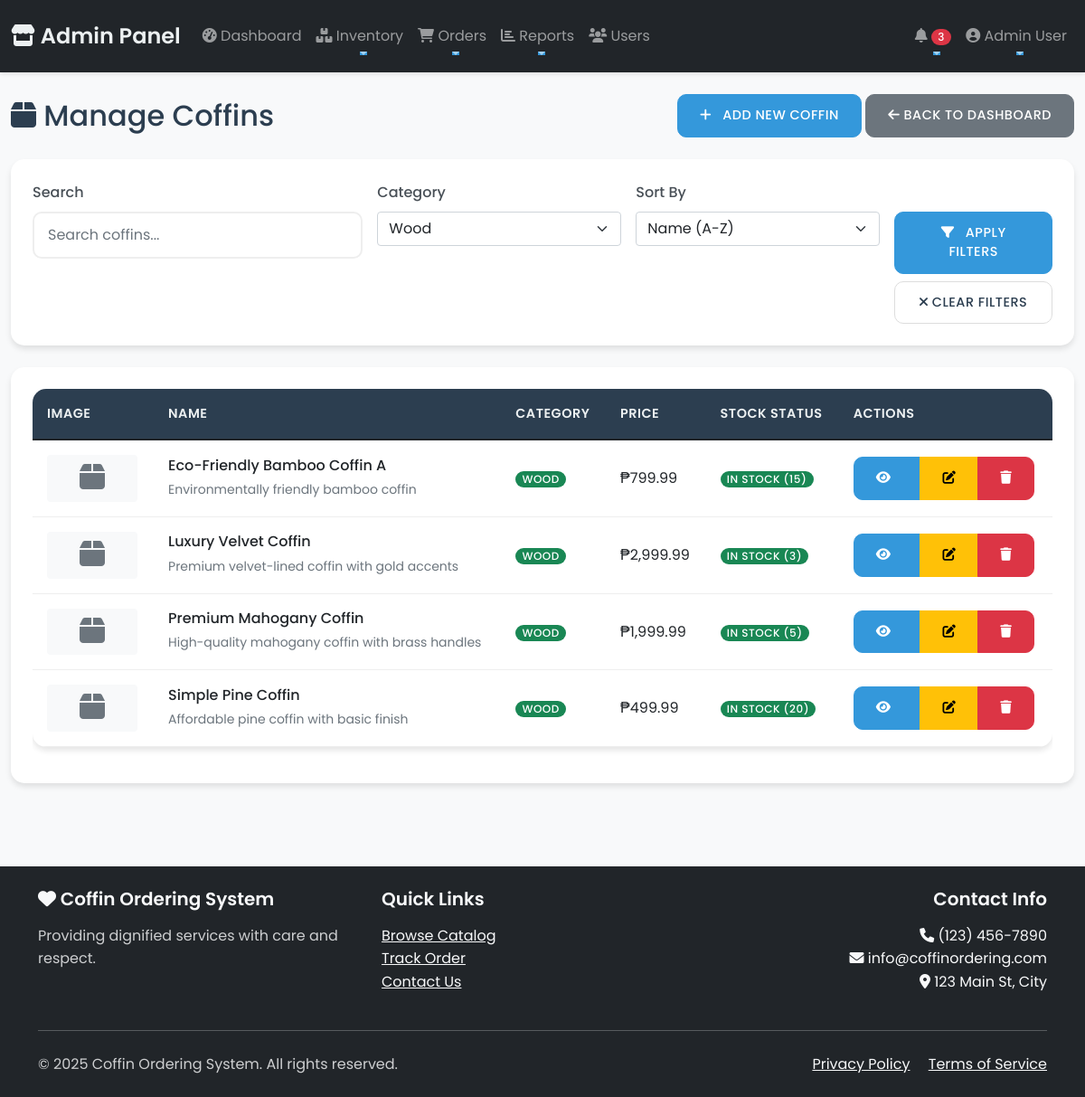
Page /public/admin/manage_coffins.php?category=wood (signed in) on the committed database.
### tables this page shows
CREATE TABLE `coffins` (
  `id` int(11) NOT NULL,
  `name` varchar(100) NOT NULL,
  `description` text DEFAULT NULL,
  `image` varchar(255) DEFAULT NULL,
  `price` decimal(10,2) NOT NULL,
  `image_url` varchar(255) DEFAULT NULL,
  `stock` int(11) NOT NULL DEFAULT 0,
  `created_at` timestamp NOT NULL DEFAULT current_timestamp(),
  `updated_at` timestamp NOT NULL DEFAULT current_timestamp() ON UPDATE current_timestamp(),
  `category` varchar(50) NOT NULL DEFAULT 'wood',
  `stock_quantity` int(11) NOT NULL DEFAULT 0,
  `low_stock_threshold` int(11) NOT NULL DEFAULT 5
);

### public/admin/manage_coffins.php (the view, shortened to what this page needs)
<?php
require_once '../../config/db.php';
$category = isset($_GET['category']) ? htmlspecialchars($_GET['category'], ENT_QUOTES, 'UTF-8') : '';
$search = isset($_GET['search']) ? htmlspecialchars($_GET['search'], ENT_QUOTES, 'UTF-8') : '';
$sort = isset($_GET['sort']) ? htmlspecialchars($_GET['sort'], ENT_QUOTES, 'UTF-8') : 'name_asc';
$sql = "SELECT c.*,
               COALESCE(COUNT(DISTINCT oi.order_id), 0) as order_count,
               COALESCE(SUM(oi.quantity), 0) as total_ordered
        FROM coffins c
        LEFT JOIN order_items oi ON c.id = oi.coffin_id
        WHERE 1=1";
$params = [];
if (!empty($category)) {
    $sql .= " AND c.category = ?";
    $params[] = $category;
}
$sql .= " GROUP BY c.id";
switch ($sort) {
    default:
        $sql .= " ORDER BY c.name ASC";
}
$stmt = $pdo->prepare($sql);
$stmt->execute($params);
$coffins = $stmt->fetchAll();
include 'includes/admin_nav.php';
?>
<div class="container-fluid py-4">
    <div class="row mb-4">
        <div class="col-12">
            <div class="d-flex justify-content-between align-items-center">
                <h2 class="mb-0">
                    <i class="fas fa-box"></i> Manage Coffins
                </h2>
                <div>
                    <a href="add_coffin.php" class="btn btn-primary">
                        <i class="fas fa-plus"></i> Add New Coffin
                    </a>
                    <a href="index.php" class="btn btn-secondary">
                        <i class="fas fa-arrow-left"></i> Back to Dashboard
                    </a>
                </div>
            </div>
        </div>
    </div>
    <div class="card mb-4">
        <div class="card-body">
            <form method="GET" class="row g-3">
                <div class="col-md-4">
                    <label class="form-label">Search</label>
                    <input type="text" name="search" class="form-control"
                           placeholder="Search coffins..." value="<?= $search ?>">
                </div>
                <div class="col-md-3">
                    <label class="form-label">Category</label>
                    <select name="category" class="form-select">
                        <option value="wood" <?= $category === 'wood' ? 'selected' : '' ?>>Wood</option>
                    </select>
                </div>
                <div class="col-md-3">
                    <label class="form-label">Sort By</label>
                    <select name="sort" class="form-select">
                        <option value="name_asc" <?= $sort === 'name_asc' ? 'selected' : '' ?>>Name (A-Z)</option>
                    </select>
                </div>
                <div class="col-md-2">
                    <label class="form-label">&nbsp;</label>
                    <div class="d-grid gap-2">
                        <button type="submit" class="btn btn-primary">
                            <i class="fas fa-filter"></i> Apply Filters
                        </button>
                        <a href="manage_coffins.php" class="btn btn-outline-secondary">
                            <i class="fas fa-times"></i> Clear Filters
                        </a>
                    </div>
                </div>
            </form>
        </div>
    </div>
    <div class="card">
        <div class="card-body">
            <?php if (empty($coffins)): ?>
                <div class="alert alert-info">
                    <i class="fas fa-info-circle"></i> No coffins found matching your criteria.
                </div>
            <?php else: ?>
                <div class="table-responsive">
                    <table class="table table-hover">
                        <thead>
                            <tr>
                                <th>Image</th>
                                <th>Name</th>
                                <th>Category</th>
                                <th>Price</th>
                                <th>Stock Status</th>
                                <th>Actions</th>
                            </tr>
                        </thead>
                        <tbody>
                            <?php foreach ($coffins as $coffin): ?>
                                <tr>
                                    <td>
                                        <?php if (!empty($coffin['image'])): ?>
                                            <img src="../../<?= htmlspecialchars($coffin['image']) ?>"
                                                 class="img-thumbnail"
                                                 alt="<?= htmlspecialchars($coffin['name']) ?>"
                                                 style="max-width: 100px;">
                                        <?php else: ?>
                                            <div class="bg-light p-2 rounded text-center" style="width: 100px;">
                                                <i class="fas fa-box fa-2x text-muted"></i>
                                            </div>
                                        <?php endif; ?>
                                    </td>
                                    <td>
                                        <h6 class="mb-1"><?= htmlspecialchars($coffin['name']) ?></h6>
                                        <small class="text-muted"><?= htmlspecialchars($coffin['description']) ?></small>
                                    </td>
                                    <td>
                                        <span class="badge bg-<?= getCategoryColor($coffin['category']) ?>">
                                            <?= ucfirst($coffin['category']) ?>
                                        </span>
                                    </td>
                                    <td>₱<?= number_format($coffin['price'], 2) ?></td>
                                    <td>
                                        <?php if ($coffin['stock'] > 0): ?>
                                            <span class="badge bg-success">In Stock (<?= $coffin['stock'] ?>)</span>
                                        <?php else: ?>
                                            <span class="badge bg-danger">Out of Stock</span>
                                        <?php endif; ?>
                                    </td>
                                    <td>
                                        <div class="btn-group">
                                            <button type="button"
                                                    class="btn btn-sm btn-primary"
                                                    onclick="viewCoffin(<?= $coffin['id'] ?>)"
                                                    title="View">
                                                <i class="fas fa-eye"></i>
                                            </button>
                                            <button type="button"
                                                    class="btn btn-sm btn-warning"
                                                    onclick="editCoffin(<?= $coffin['id'] ?>)"
                                                    title="Edit">
                                                <i class="fas fa-edit"></i>
                                            </button>
                                            <button type="button"
                                                    class="btn btn-sm btn-danger"
                                                    onclick="deleteCoffin(<?= $coffin['id'] ?>)"
                                                    title="Delete">
                                                <i class="fas fa-trash"></i>
                                            </button>
                                        </div>
                                    </td>
                                </tr>
                            <?php endforeach; ?>
                        </tbody>
                    </table>
                </div>
            <?php endif; ?>
        </div>
    </div>
</div>
<?php
function getCategoryColor($category) {
    return match($category) {
        'wood' => 'success',
        'metal' => 'primary',
        'premium' => 'warning',
        default => 'secondary'
    };
}
include '../../includes/footer.php';
?>

### public/css/style.css (style rules this page uses)
:root { --primary-color: #2c3e50; --secondary-color: #34495e; --accent-color: #3498db; --success-color: #2ecc71; --warning-color: #f1c40f; --danger-color: #e74c3c; --light-bg: #f8f9fa; --dark-text: #2c3e50; --light-text: #ecf0f1; --card-shadow: 0 4px 6px rgba(0,0,0,0.1); --hover-shadow: 0 6px 12px rgba(0,0,0,0.15); }
.card { border: none; border-radius: 15px; box-shadow: var(--card-shadow); transition: all 0.3s ease; overflow: hidden; margin-bottom: 20px; background: white; }
.card-body { padding: 1.5rem; }
.form-control { border-radius: 10px; border: 2px solid #eee; padding: 12px 15px; transition: all 0.3s ease; font-size: 1rem; }
.form-label { font-weight: 500; margin-bottom: 0.5rem; color: var(--primary-color); }
.btn { border-radius: 10px; padding: 12px 24px; font-weight: 500; transition: all 0.3s ease; text-transform: uppercase; letter-spacing: 0.5px; font-size: 0.9rem; }
.btn-primary { background-color: var(--accent-color); border-color: var(--accent-color); }
.btn-outline-secondary { border-color: #ddd; color: var(--dark-text); }
.table { background-color: white; border-radius: 15px; overflow: hidden; box-shadow: var(--card-shadow); }
.table thead { background-color: var(--primary-color); color: var(--light-text); }
.table th { font-weight: 600; padding: 1rem; text-transform: uppercase; font-size: 0.9rem; letter-spacing: 0.5px; }
.table td { padding: 1rem; vertical-align: middle; border-bottom: 1px solid #eee; }
.badge { padding: 8px 16px; border-radius: 20px; font-weight: 500; text-transform: uppercase; font-size: 0.8rem; letter-spacing: 0.5px; }
.form-label { font-weight: 500; color: #495057; }
.card { transition: transform 0.3s ease, box-shadow 0.3s ease; }
.btn-primary { padding: 0.75rem 1.5rem; font-weight: 500; text-transform: uppercase; letter-spacing: 0.5px; }
.btn-primary i { margin-right: 0.5rem; }

### public/admin/includes/admin_nav.php (style rules this page uses)
.badge { font-size: 0.75rem; padding: 0.25em 0.6em; }

### rows in the picture
coffins: name "Eco-Friendly Bamboo Coffin A", description "Environmentally friendly bamboo coffin", category "WOOD", price "799.99", stock "15"
coffins: name "Luxury Velvet Coffin", description "Premium velvet-lined coffin with gold accents", category "WOOD", price "2,999.99", stock "3"
coffins: name "Premium Mahogany Coffin", description "High-quality mahogany coffin with brass handles", category "WOOD", price "1,999.99", stock "5"
coffins: name "Simple Pine Coffin", description "Affordable pine coffin with basic finish", category "WOOD", price "499.99", stock "20"

### other values in the picture
$low_stock_count + $pending_orders_count "3"
$_SESSION['name'] "Admin User"
